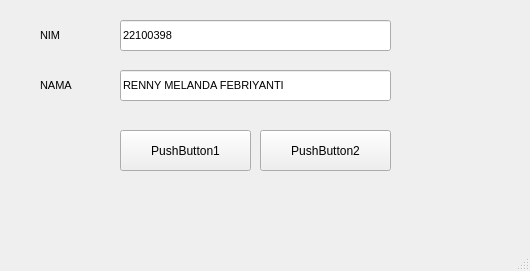
<?xml version="1.0" encoding="UTF-8"?>
<ui version="4.0">
 <class>MainWindow</class>
 <widget class="QMainWindow" name="MainWindow">
  <property name="geometry">
   <rect>
    <x>0</x>
    <y>0</y>
    <width>530</width>
    <height>271</height>
   </rect>
  </property>
  <property name="windowTitle">
   <string>MainWindow</string>
  </property>
  <widget class="QWidget" name="centralwidget">
   <widget class="QLabel" name="label">
    <property name="geometry">
     <rect>
      <x>40</x>
      <y>20</y>
      <width>51</width>
      <height>31</height>
     </rect>
    </property>
    <property name="font">
     <font>
      <pointsize>8</pointsize>
     </font>
    </property>
    <property name="text">
     <string>NIM</string>
    </property>
   </widget>
   <widget class="QLabel" name="label_2">
    <property name="geometry">
     <rect>
      <x>40</x>
      <y>70</y>
      <width>71</width>
      <height>31</height>
     </rect>
    </property>
    <property name="font">
     <font>
      <pointsize>8</pointsize>
     </font>
    </property>
    <property name="text">
     <string>NAMA</string>
    </property>
   </widget>
   <widget class="QLineEdit" name="lineEdit">
    <property name="geometry">
     <rect>
      <x>120</x>
      <y>20</y>
      <width>271</width>
      <height>31</height>
     </rect>
    </property>
    <property name="font">
     <font>
      <pointsize>8</pointsize>
     </font>
    </property>
    <property name="text">
     <string>22100398</string>
    </property>
   </widget>
   <widget class="QLineEdit" name="lineEdit_2">
    <property name="geometry">
     <rect>
      <x>120</x>
      <y>70</y>
      <width>271</width>
      <height>31</height>
     </rect>
    </property>
    <property name="font">
     <font>
      <pointsize>8</pointsize>
     </font>
    </property>
    <property name="text">
     <string>RENNY MELANDA FEBRIYANTI</string>
    </property>
   </widget>
   <widget class="QPushButton" name="pushButton">
    <property name="geometry">
     <rect>
      <x>120</x>
      <y>130</y>
      <width>131</width>
      <height>41</height>
     </rect>
    </property>
    <property name="text">
     <string>PushButton1</string>
    </property>
   </widget>
   <widget class="QPushButton" name="pushButton_2">
    <property name="geometry">
     <rect>
      <x>260</x>
      <y>130</y>
      <width>131</width>
      <height>41</height>
     </rect>
    </property>
    <property name="text">
     <string>PushButton2</string>
    </property>
   </widget>
  </widget>
  <widget class="QMenuBar" name="menubar">
   <property name="geometry">
    <rect>
     <x>0</x>
     <y>0</y>
     <width>530</width>
     <height>18</height>
    </rect>
   </property>
  </widget>
  <widget class="QStatusBar" name="statusbar"/>
 </widget>
 <resources/>
 <connections/>
</ui>
